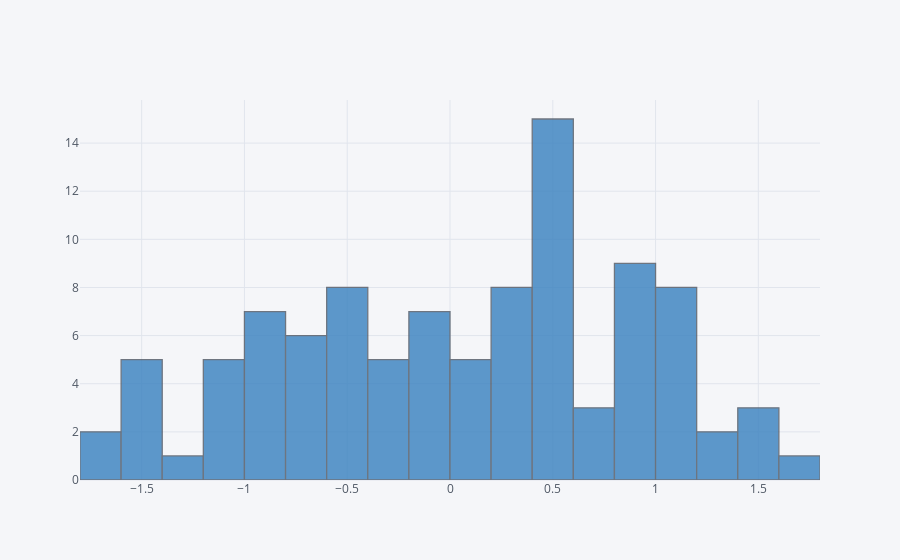

Notebook code for this chart:
### Markdown cell above
## Histogram

### Code cell
df['A'].iplot(kind='hist',bins=30,colors='blue')

### Figure 1 — Plotly figure (JSON) as saved in the notebook; plotly's stock layout.template omitted (floating-point values rounded to 4 significant figures)
{"data": [{"histfunc": "count", "histnorm": "", "marker": {"color": "rgba(55, 128, 191, 1.0)", "line": {"color": "#4D5663", "width": 1.3}}, "name": "A", "nbinsx": 30, "opacity": 0.8, "orientation": "v", "type": "histogram", "uid": "3aa27a4c-d5da-47a3-a789-4005334c88f8", "x": [0.2356, -0.7297, 0.5961, 0.9184, -0.9833, 1.249, -0.3616, 0.9916, -1.419, -1.605, 0.324, 1.029, -0.1787, 1.625, -1.258, 0.4527, -1.66, 1.565, -0.7392, 0.2158, -0.9557, -1.189, -1.59, 0.4887, -0.3967, 0.8393, -0.7679, 0.6901, -0.5877, -0.4354, 0.8082, 0.3831, -0.1361, 0.8231, -0.8464, 0.4575, 1.026, 0.8816, 0.4852, 0.5437, -1.509, -1.072, -0.1099, 0.08769, -0.8032, 0.3336, 0.6242, 0.04603, -1.029, -0.4834, 1.562, 0.3628, 1.353, -0.5244, -0.1139, 0.8145, 0.5032, -0.6576, -1.195, 0.5207, 1.07, 0.9431, 0.1943, 0.469, 0.3892, 0.461, -1.584, 0.4854, -0.4966, 1.076, 1.074, -0.1253, -0.8817, -1.091, 0.8681, -0.02626, 0.4735, 0.3134, 1.15, -0.01101, 0.5866, 0.498, 0.03801, -0.2289, 1.535, -0.535, -0.2219, -0.566, -1.442, 0.715, -0.8471, 1.042, -0.7322, -0.8795, -0.5795, -0.3205, 1.07, 0.1604, -0.6982, 0.5507]}], "layout": {"barmode": "overlay", "legend": {"bgcolor": "#F5F6F9", "font": {"color": "#4D5663"}}, "paper_bgcolor": "#F5F6F9", "plot_bgcolor": "#F5F6F9", "title": {"font": {"color": "#4D5663"}}, "xaxis": {"gridcolor": "#E1E5ED", "showgrid": true, "tickfont": {"color": "#4D5663"}, "title": {"font": {"color": "#4D5663"}, "text": ""}, "zerolinecolor": "#E1E5ED"}, "yaxis": {"gridcolor": "#E1E5ED", "showgrid": true, "tickfont": {"color": "#4D5663"}, "title": {"font": {"color": "#4D5663"}, "text": ""}, "zerolinecolor": "#E1E5ED"}}}
